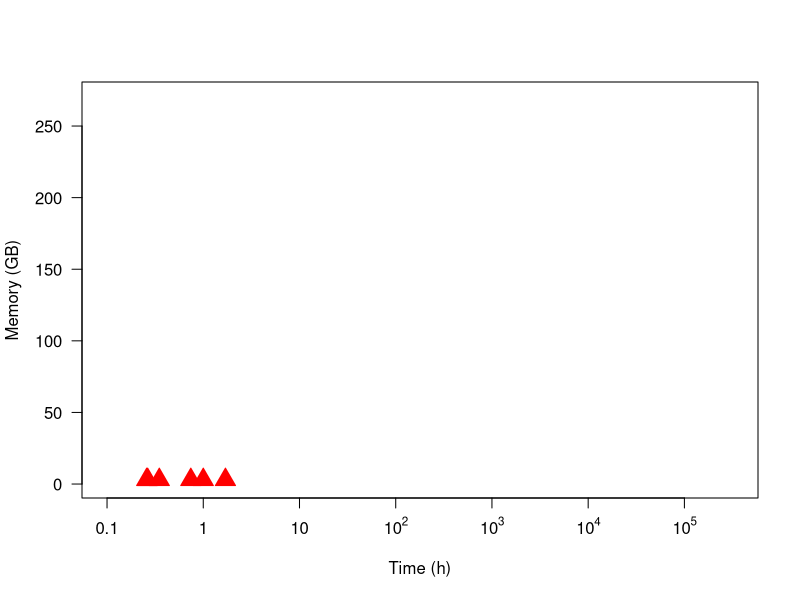

This chart was generated by the following R code: (Note: this script raises an error after producing the figure.)

pdf("time_memory.pdf")
# pdf("time_memory.pdf",width=15, height=10)

shape_dots <- c(0,1,2,3,4,5)
# options(scipen=999)
DB <- c("Biogrid", "HPRD", "Innate Exp", "Innate Man", "IntAct", "MINT")
program_col <- c("green", "blue", "purple", "red")

SPRINT_x <- c(3,3,3,3,3,3)
SPRINT_y <- c(6120/3600, 1257/3600, 3600/3600, 930/3600, 2672/3600, 952/3600)

PIPE_x <-c(18.9,18.9,18.9,18.9,18.9,18.9)
PIPE_y <-c(1150675200/3600, 435628800/3600, 872294400/3600, 230342400/3600, 616464000/3600, 372902400/3600)

# Martin_x <- c(6.1, 3.2, 5.7, 1.9, 3.5, 2.3)
Martin_x <- c(3.2,  1.9, 2.3, 6.1, 5.7, 3.5)
Martin_y <- c((584640+107222400)/3600, (26280+30888000)/3600, (101160+52557120)/3600, (1209600+672328903)/3600, (1209600+517723760)/3600, (1209600+348184068)/3600)

Ding_x <- c (79.5, 25.4, 41.1, 260, 257,220)
Ding_y <- c((236551+374360)/3600, (55532+285323)/3600, (120720+331865)/3600, (1209600+374360)/3600, (1209600+374360)/3600, (1209600+374360)/3600)

plot(SPRINT_y, SPRINT_x,   type="p", log="x",xaxt="n", ylab="Memory (GB)", xlab="Time (h)", las=1, ylim=range(1, 270), xlim=range(0.1:319633), cex = 2, pch = c(24), col="red", bg = "red")
aty <- axTicks(1)
# labels <- sapply(aty,function(i)
#   as.expression(bquote(10^ .(i))))
axis(1,at=c(0.1, 1, 10, 100, 1000, 10000, 100000), labels=c(as.expression(bquote("" ~ 0.1 ~ "")), as.expression(bquote("" ~ 1 ~ "")), as.expression(bquote("" ~ 10 ~ "")), as.expression(bquote("" ~ 10^2 ~ "")),  as.expression(bquote("" ~ 10^3 ~ "")),  as.expression(bquote("" ~ 10^4 ~ "")),  as.expression(bquote("" ~ 10^5 ~ ""))))

legend("topright", pch=c(22, 23, 21, 24), col=program_col, pt.bg=program_col, program)
# legend(x=146, y=1.5, lty=c(1,1,1,1), col=program_col, program,  bty="n")

points( PIPE_y, PIPE_x,pch= c(23), cex=2, col="blue", bg="blue")
points(Martin_y, Martin_x,  pch= c(22), cex=2, col="green", bg="green")
points(Ding_y, Ding_x,  pch= c(21), cex=2, col="purple", bg="purple")

#points(6.1, 14*24, pch = 22, bg = "grey", col="green")#Martin Biogrid training >14d

dev.off()